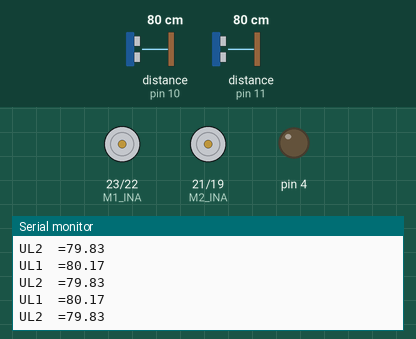
Bench run of a sketch on a simulated Arduino Mega 2560, built with avr-gcc and run on an emulated ATmega2560. On the bench: motor-driver pin pairs drawn as motors (green arrow = first pin HIGH = forward, orange = second pin HIGH = backward, longer = more drive, scaled by the enable pin), output pins drawn as LEDs (lit = HIGH), the last lines printed to the serial monitor. Wiring (inferred from the names in the program): 2 × ultrasonic range finder: trigger pin 16, echo pin 11 / trigger pin 17, echo pin 10. The test bench sets the inputs (shaded band); at power-on: distance to the obstacle (sensors on pin 10, pin 11) 80 cm. The echo pulse lasts 58.3 µs per cm; pins used as bus, display or sensor lines are not drawn.

Above: at 1.2 s.
1.3 s: distance to the obstacle (sensor on pin 10) set to 39 cm
At 2.4 s:
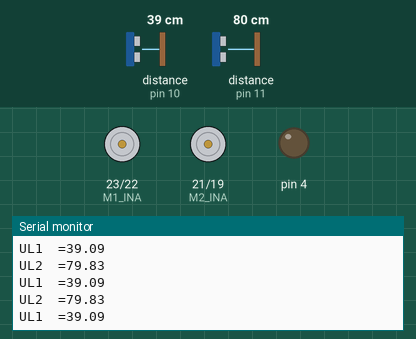
2.8 s: distance to the obstacle (sensor on pin 10) set to 31 cm
At 3.4 s:
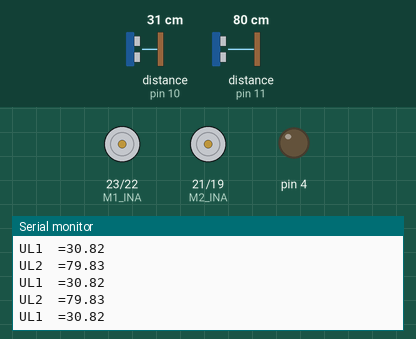
4.3 s: distance to the obstacle (sensor on pin 10) set to 120 cm
At 5.4 s:
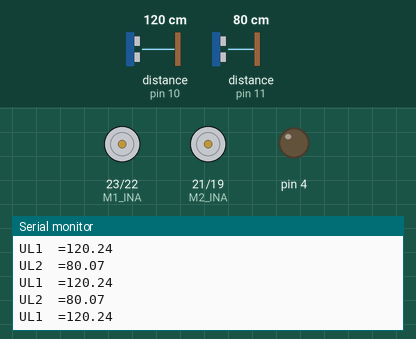
5.8 s: distance to the obstacle (sensor on pin 11) set to 35 cm
At 6.6 s:
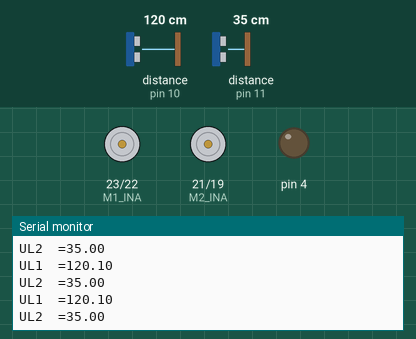
8.8 s: distance to the obstacle (sensor on pin 11) set to 32 cm
At 9.5 s:
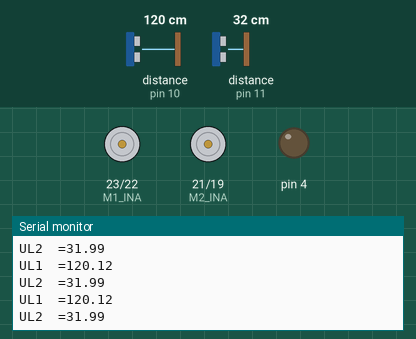
Timing chart, 0 to 11.3 s (numbered marks = the images above; inputs shaded):
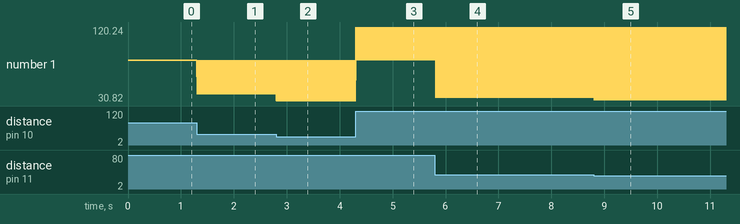

The sketch:

LED_vr_test.ino
```cpp
#include <Ultrasonic.h>

Ultrasonic ultrasonic(4, 3);
const int trigPin1 = 17;
const int echoPin1 = 10;

const int trigPin2 = 16;
const int echoPin2 = 11;
float davomiylik1, davomiylik2, davomiylik3, sm1, sm2, sm3;

long duration;
int distance;


// motor pins (DIAG and CS pins not used in this example)
#define M1_PWM 5    // pwm pin motor
#define M1_INA 23    // control pin INA
#define M1_INB 22    // control pin INB

#define M2_PWM 6    // pwm pin motor
#define M2_INA 21    // control pin INA
#define M2_INB 19    // control pin INB

void setup() {
  pinMode(M1_PWM, OUTPUT);
  pinMode(M1_INA, OUTPUT);
  pinMode(M1_INB, OUTPUT);
  pinMode(M2_PWM, OUTPUT);
  pinMode(M2_INA, OUTPUT);
  pinMode(M2_INB, OUTPUT);

  pinMode(trigPin1, OUTPUT);
  pinMode(echoPin1, INPUT);
  pinMode(trigPin2, OUTPUT);
  pinMode(echoPin2, INPUT);


  Serial.begin(115200);
}


void FORWARD() {
digitalWrite(M1_INA, HIGH);
digitalWrite(M1_INB, LOW);
digitalWrite(M2_INA, HIGH);
digitalWrite(M2_INB, LOW);


}

void Stop() {
digitalWrite(M1_INA, LOW);
digitalWrite(M1_INB, LOW);
digitalWrite(M2_INA, LOW);
digitalWrite(M2_INB, LOW);
}

void turnleft() {

}
void turnright() {

}
void BACKWARD() {

}
void loop() {
  plusUltra1();
  delayMicroseconds(5);
  plusUltra2();
  delayMicroseconds(5);


  if (sm1 > 1 && sm1 < 35) { //Agar 50 sm masofada biror raqib ko'rinsa
   Stop();
  }
  else if (sm2 > 1 && sm2 < 35) { //Agar 50 sm masofada biror raqib ko'rinsa
    Stop();
 }else{
  FORWARD();

 }

}

void plusUltra1() {
  digitalWrite(trigPin1, LOW);
  delayMicroseconds(2);
  digitalWrite(trigPin1, HIGH);
  delayMicroseconds(10);
  digitalWrite(trigPin1, LOW);
  davomiylik1 = pulseIn(echoPin1, HIGH);

  sm1 = davomiylik1 / 58.2;
  Serial.print("UL1  =");
  Serial.println(sm1);
}
void plusUltra2() {
  digitalWrite(trigPin2, LOW);
  delayMicroseconds(2);
  digitalWrite(trigPin2, HIGH);
  delayMicroseconds(10);
  digitalWrite(trigPin2, LOW);
  davomiylik2 = pulseIn(echoPin2, HIGH);

  sm2 = davomiylik2 / 58.2;
  Serial.print("UL2  =");
  Serial.println(sm2);
}
```

Measured:
- after the input at 1.3 s, the serial monitor: prints a new line at once (image 1)
- after the input at 2.8 s, the serial monitor: prints a new line at once (image 2)
- after the input at 4.3 s, the serial monitor: prints a new line at once (image 3)
- after the input at 5.8 s, the serial monitor: prints a new line at once (image 4)
- after the input at 8.8 s, the serial monitor: prints a new line at once (image 5)
- plotted number 1: 80.17 → 39.09 after the input at 1.3 s, 79.83 → 120.24 after the input at 4.3 s, 120.24 → 35 after the input at 5.8 s, 35 → 31.99 after the input at 8.8 s
